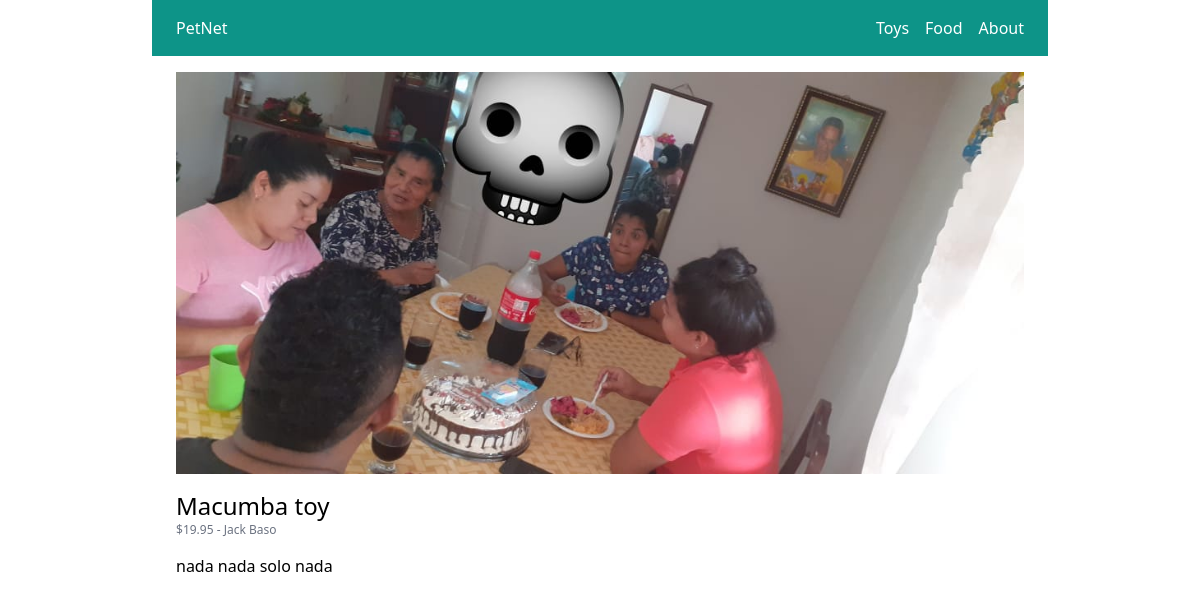
The app's page /toys/macumba-toy/ with its own data.
### store/models.py (models this page shows, shortened)
class Category(models.Model):
    title = models.CharField(max_length=50)
    slug = models.SlugField(max_length=50)
    class Meta:
        verbose_name_plural = 'Categories'

class Product(models.Model):
    user = models.ForeignKey(User, related_name="products", on_delete=models.CASCADE)
    category = models.ForeignKey(Category, related_name="products", on_delete=models.CASCADE)
    title = models.CharField(max_length=50)
    slug = models.SlugField(max_length=50)
    description = models.TextField(blank=True)
    price = models.IntegerField()
    image = models.ImageField(upload_to='uploads/product_images/', blank=True, null=True) # Install pip3 install pillow
    created_at = models.DateTimeField(auto_now_add=True)
    updated_at = models.DateTimeField(auto_now=True)
    class Meta:
        ordering = ('-created_at',)
    def get_display_price(self):
        return self.price / 100

### store/views.py (the view)
# urls.py: path('<slug:category_slug>/<slug:slug>/', views.product_detail, name="product_detail")
def product_detail(request, category_slug, slug):
  product = get_object_or_404(Product, slug=slug)
  return render(request, 'store/product_detail.html', {'product':product})

### store/templatetags/menu.py (called while the page is built)
@register.inclusion_tag('core/menu.html')
def menu():
  categories = Category.objects.all()
  return {'categories':categories}

### store/templates/store/product_detail.html (shortened to what this page needs)
{% extends 'core/base.html' %}
{% block content %}
  {% if product.image %}
    <div class='image mb-4'>
      <img src="{{ product.image.url }}" alt="{{ product.title }}" >
    </div>
  {% endif %}
  <h1 class="text-2xl">{{ product.title }}</h1>
  <p class="text-xs text-gray-500">
    ${{ product.get_display_price }}
    -
    {% firstof product.user.get_full_name product.user.username %}
  </p>
  {% if product.description %}
    <p class="mt-4">{{ product.description }}</p>
  {% endif %}
{% endblock %}

### core/templates/core/menu.html
{% for category in categories %}
  <a href="{% url 'category_detail' category.slug %}" class="text-white">{{ category.title }}</a>
{% endfor %}
<a href="{% url 'about' %}" class="text-white">About</a>

### records on screen
Category: title "Toys"
Category: title "Food"
Product: image (picture), title "Macumba toy", get_display_price "19.95", user.last_name "Jack Baso", description "nada nada solo nada"
